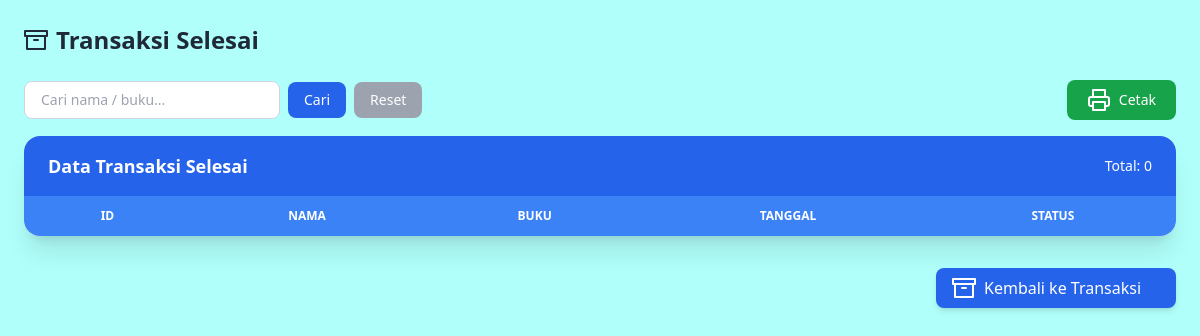
The page /Libera/admin/transaksi_selesai.php on the database as committed earlier.
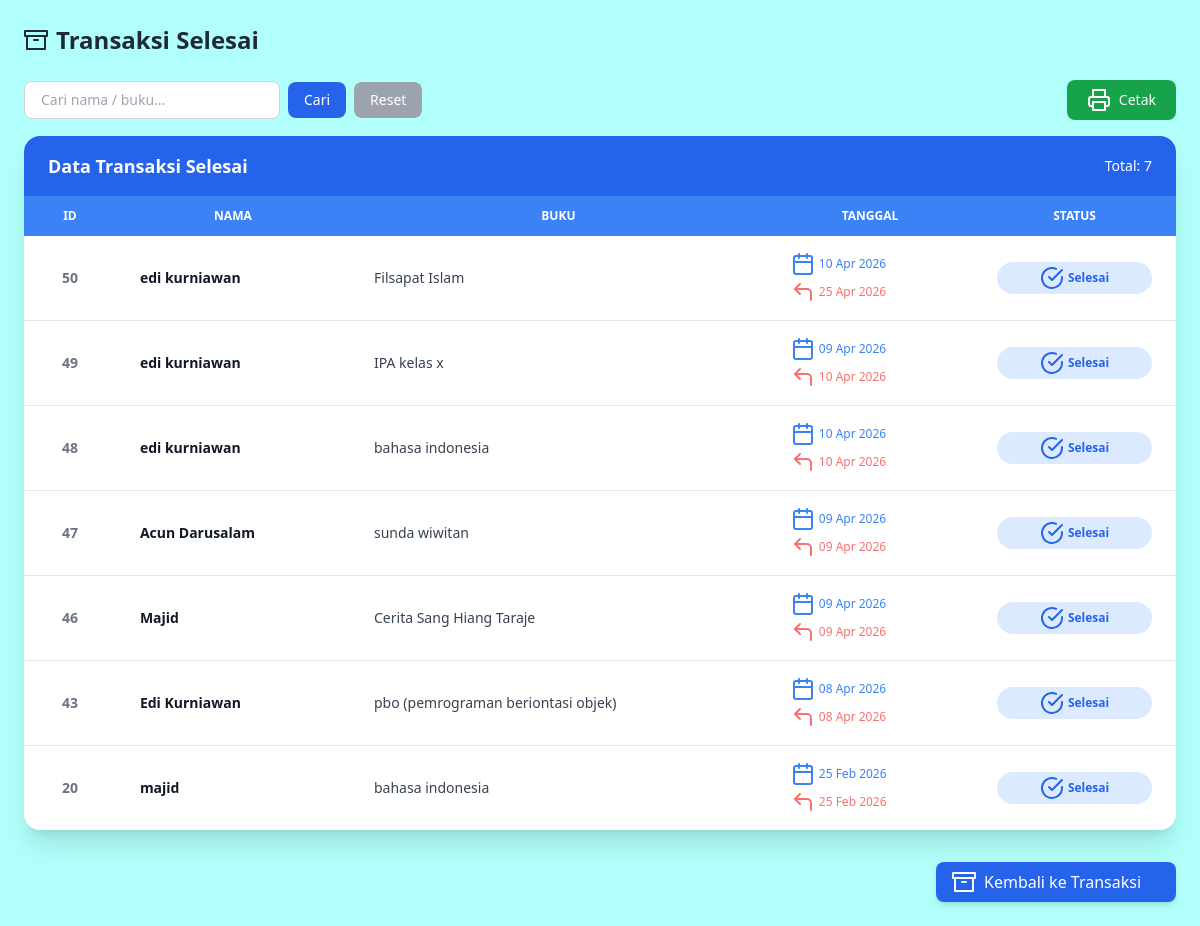
The same page on the database as committed later.
### tables this page shows
CREATE TABLE `transaksi` (
  `id_transaksi` int(11) NOT NULL,
  `id_users` int(11) NOT NULL,
  `nama` varchar(100) NOT NULL,
  `judul_buku` varchar(255) NOT NULL,
  `tanggal_pinjam` date NOT NULL,
  `tanggal_kembali` date NOT NULL,
  `status` enum('menunggu konfirmasi','disetujui','ditolak','selesai') DEFAULT 'menunggu konfirmasi',
  `id_buku` int(11) DEFAULT NULL,
  `total_pinjam` int(11) NOT NULL
);

### Libera/admin/transaksi_selesai.php (the view, shortened to what the changed rows need)
<?php
include '../config/koneksi.php';
$keyword = isset($_GET['cari']) ? trim($_GET['cari']) : "";
if (!empty($keyword)) {
    $keyword = mysqli_real_escape_string($koneksi, $keyword);
    $query = "
        SELECT * FROM transaksi
        WHERE status='selesai' AND (
            nama LIKE '%$keyword%' OR
            judul_buku LIKE '%$keyword%' OR
            tanggal_pinjam LIKE '%$keyword%' OR
            tanggal_kembali LIKE '%$keyword%'
        )
        ORDER BY id_transaksi DESC
    ";
} else {
    $query = "
        SELECT * FROM transaksi
        WHERE status='selesai'
        ORDER BY id_transaksi DESC
    ";
}
$result = mysqli_query($koneksi, $query);
?>
<!DOCTYPE html>
<html>
<head>
    <script src="https://cdn.tailwindcss.com"></script>
</head>
<body class="bg-[#B0FFFA] p-6">
    <div class="flex justify-between items-center mb-6">
        <h2 class="text-2xl font-bold text-gray-800 flex items-center gap-2">
            <i data-feather="archive"></i>
            Transaksi Selesai
        </h2>
    </div>
    <section>
        <div class="bg-white shadow-xl rounded-2xl overflow-hidden">
            <div class="flex justify-between items-center px-6 py-4 bg-blue-600 text-white">
                <h2 class="text-lg font-semibold">Data Transaksi Selesai</h2>
                <span class="text-sm">
                    Total: <?= mysqli_num_rows($result); ?>
                </span>
            </div>
            <div class="overflow-x-auto">
                <table class="w-full text-sm text-gray-700">
                    <thead class="bg-blue-500 text-white text-xs uppercase">
                        <tr>
                            <th class="px-6 py-3 text-center">ID</th>
                            <th class="px-6 py-3">Nama</th>
                            <th class="px-6 py-3">Buku</th>
                            <th class="px-6 py-3">Tanggal</th>
                            <th class="px-6 py-3 text-center">Status</th>
                        </tr>
                    </thead>
                    <tbody class="divide-y">
                        <?php while ($row = mysqli_fetch_assoc($result)) { ?>
                            <tr class="hover:bg-blue-50 transition">
                                <td class="px-6 py-4 text-center text-gray-500 font-semibold">
                                    <?= $row['id_transaksi']; ?>
                                </td>
                                <td class="px-6 py-4 font-semibold text-gray-900">
                                    <?= $row['nama']; ?>
                                </td>
                                <td class="px-6 py-4 text-gray-700">
                                    <?= $row['judul_buku']; ?>
                                </td>
                                <td class="px-6 py-4 text-xs">
                                    <div class="flex flex-col gap-1">
                                        <span class="flex items-center gap-1 text-blue-500">
                                            <i data-feather="calendar"></i>
                                            <?= date('d M Y', strtotime($row['tanggal_pinjam'])); ?>
                                        </span>
                                        <span class="flex items-center gap-1 text-red-400">
                                            <i data-feather="corner-up-left"></i>
                                            <?= date('d M Y', strtotime($row['tanggal_kembali'])); ?>
                                        </span>
                                    </div>
                                </td>
                                <td class="px-6 py-4 text-center">
                                    <span
                                        class="flex items-center justify-center gap-1 px-3 py-1 rounded-full text-xs font-bold bg-blue-100 text-blue-600">
                                        <i data-feather="check-circle"></i>
                                        Selesai
                                    </span>
                                </td>
                            </tr>
                        <?php } ?>
                    </tbody>
                </table>
            </div>
    </section>
</body>
</html>

Rows that differ between the two databases and show on the page:
added transaksi: id_transaksi "50", nama "edi kurniawan", judul_buku "Filsapat Islam", tanggal_pinjam "10 Apr 2026", tanggal_kembali "25 Apr 2026"
added transaksi: id_transaksi "49", nama "edi kurniawan", judul_buku "IPA kelas x", tanggal_pinjam "09 Apr 2026", tanggal_kembali "10 Apr 2026"
added transaksi: id_transaksi "48", nama "edi kurniawan", judul_buku "bahasa indonesia", tanggal_pinjam "10 Apr 2026", tanggal_kembali "10 Apr 2026"
added transaksi: id_transaksi "47", nama "Acun Darusalam", judul_buku "sunda wiwitan", tanggal_pinjam "09 Apr 2026", tanggal_kembali "09 Apr 2026"
added transaksi: id_transaksi "46", nama "Majid", judul_buku "Cerita Sang Hiang Taraje", tanggal_pinjam "09 Apr 2026", tanggal_kembali "09 Apr 2026"
added transaksi: id_transaksi "43", nama "Edi Kurniawan", judul_buku "pbo (pemrograman beriontasi objek)", tanggal_pinjam "08 Apr 2026", tanggal_kembali "08 Apr 2026"
now on this page (row edited): transaksi: id_transaksi "20", nama "majid", judul_buku "bahasa indonesia", tanggal_pinjam "25 Feb 2026", tanggal_kembali "25 Feb 2026"
Other text that changed with them:
mysqli_num_rows($result): "0" → "7"
